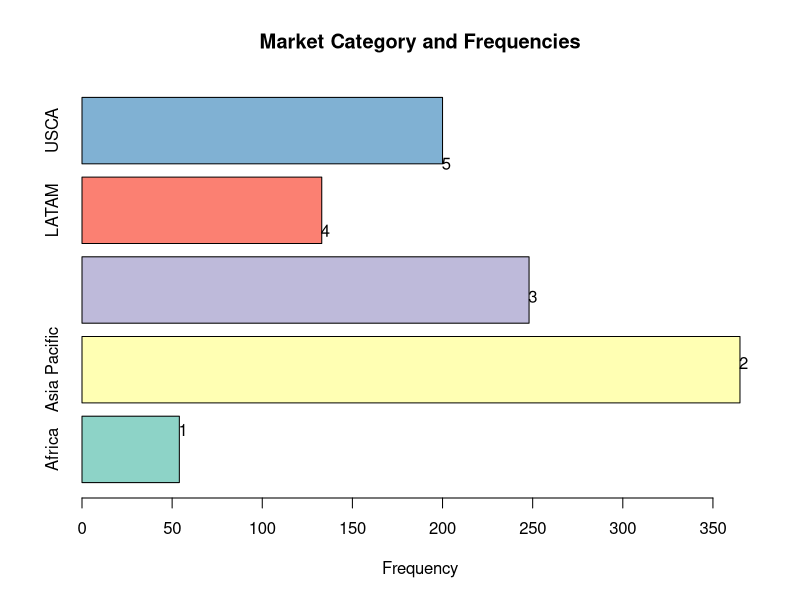
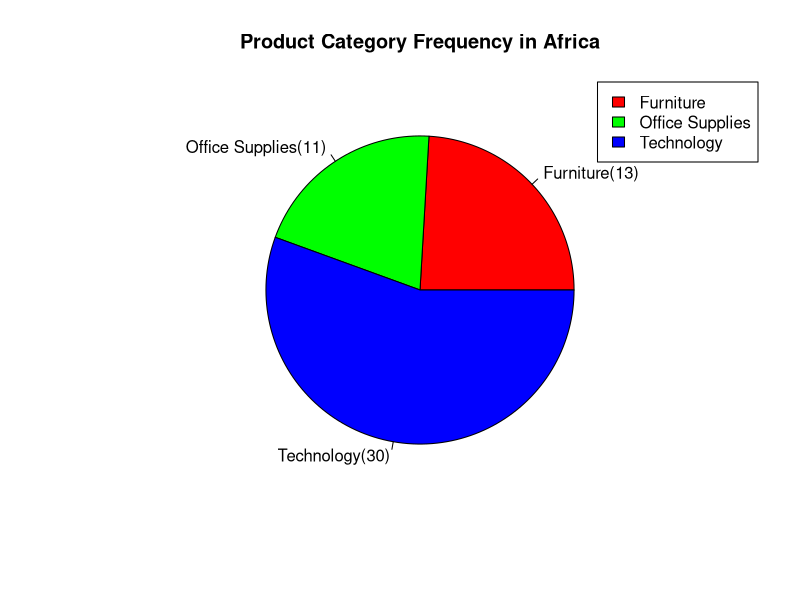
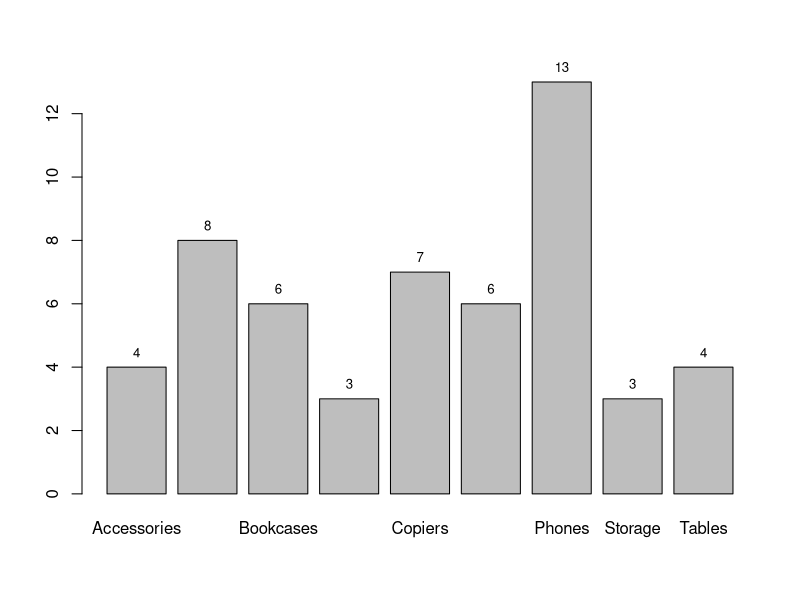
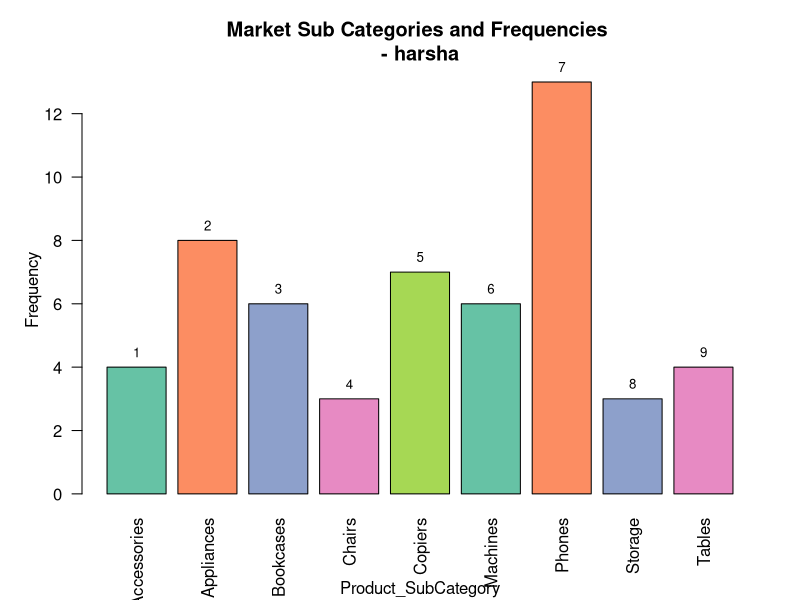
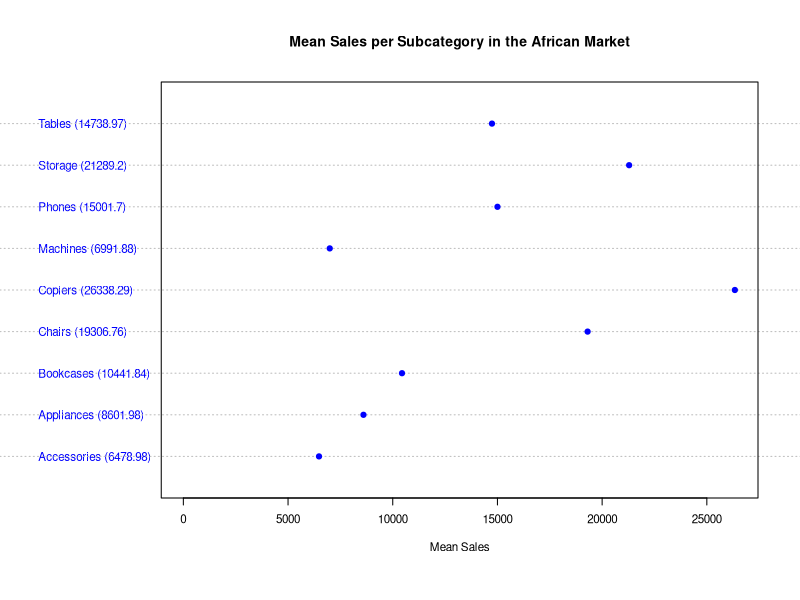
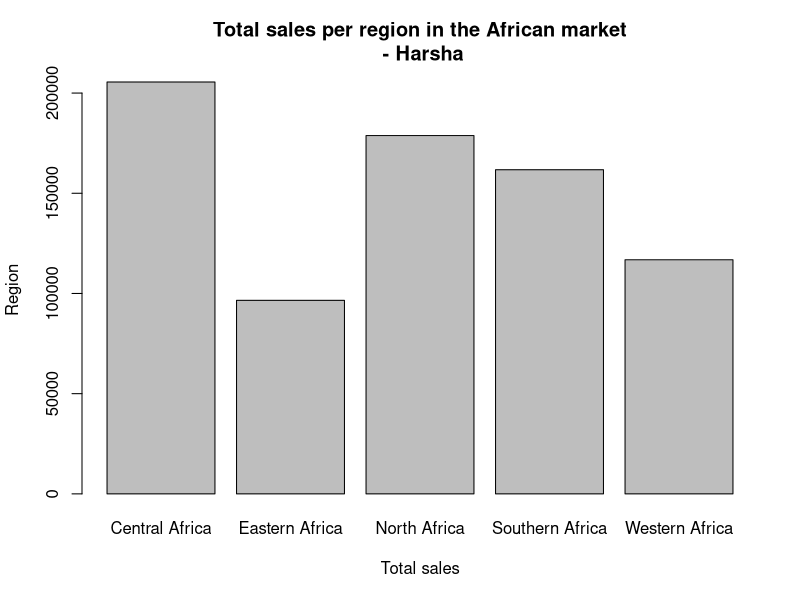
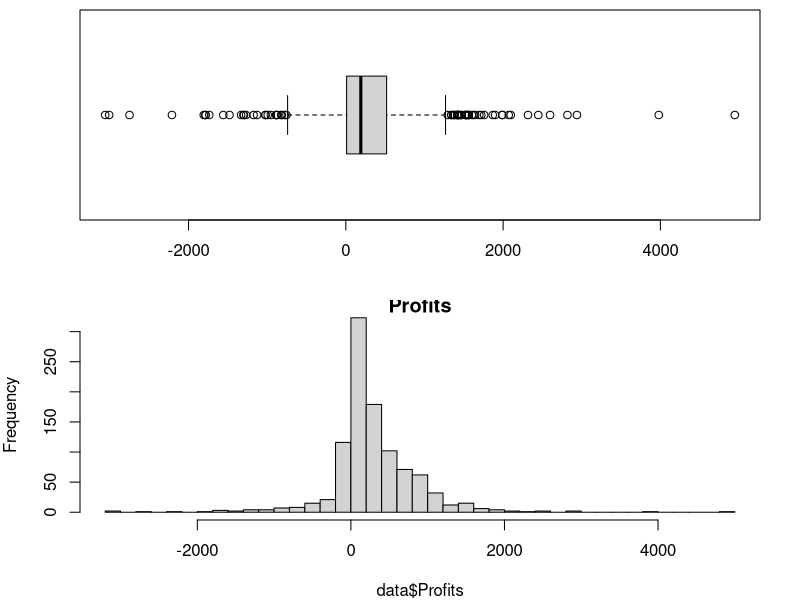
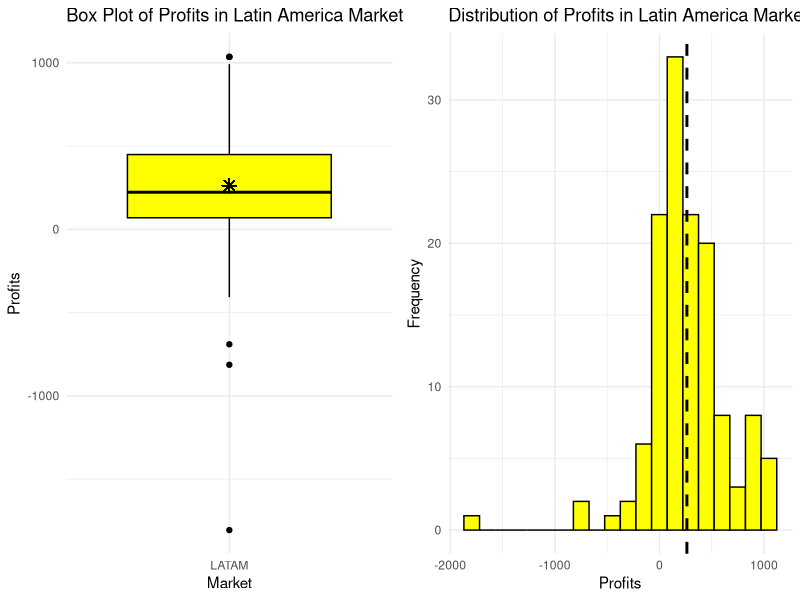

Write R code to recreate these figures, in order.
## ---- chunk 1

library(rmarkdown)
library(readxl)       # to read data sets
library(readr)        # to read data sets
library(tidyverse)
library(dplyr)        # part of tidyverse
library(knitr)
library(magrittr)     # for the pipes %>% 
library(RColorBrewer) # For colors
data <- read_xlsx("M2Project_Data_2023.xlsx")
## ---- chunk 2


first_fivee <- head(data,n=5)
last_fivee <- tail(data, n=5)

binded_dataa <- rbind(first_fivee,last_fivee)

knitr::kable(binded_dataa)


## ---- chunk 3
market_tablee <- table(data$Market)
market_dataframee <-  data.frame(Market=names(market_tablee),Frequency=as.vector(market_tablee))
knitr::kable(market_dataframee,align ="c",format="html", table.attr='border="1"') 

## ---- chunk 4
market_tablee <- table(data$Market)
barplot(market_tablee, horiz = TRUE, col=brewer.pal(n=length(market_tablee),name="Set3"), main="Market Category and Frequencies", xlab="Frequency", xlim=c(0,max(market_tablee)+10))
text(market_tablee+2, 1:length(market_tablee),fill=brewer.pal(n=length(market_tablee),name="Set3"))
par(xpd=TRUE)

## ---- chunk 5
task4Africa = dplyr::filter(data, Market=="Africa")
product_Atable <- table(task4Africa$Product_Category)
pie(product_Atable,labels=paste(names(product_Atable),"(",product_Atable,")",sep=""),main="Product Category Frequency in Africa", col=rainbow(length(product_Atable)))
legend("topright",legend=names(product_Atable),fill=rainbow(length(product_Atable)))




## ---- chunk 6
task5_table=table(task4Africa$Product_SubCategory)
t5bar=barplot(task5_table)
text(y=task5_table,t5bar,task5_table,cex=0.8,pos=3)


## ---- chunk 7

cust_colors <- brewer.pal(n=length(market_tablee),name="Set2")
t5bar=barplot(task5_table,  col=cust_colors, main="Market Sub Categories and Frequencies \n- harsha",  las = 2)
mtext(side=1,line=4,"Product_SubCategory")
mtext(side=2,line=2,"Frequency")
text(y = task5_table,x= t5bar, lables = task5_table,cex = 0.8, pos = 3)
## ---- chunk 8
Mean_salesinAfrica <- tapply(task4Africa$Sales,task4Africa$Product_SubCategory, mean)
dotchart(Mean_salesinAfrica,
         main = "Mean Sales per Subcategory in the African Market",
         xlab = "Mean Sales",
         pch = 19, 
         cex = 0.7,
         xlim = c(0, max(Mean_salesinAfrica) + 50), 
         labels = paste(names(Mean_salesinAfrica), " (", round(Mean_salesinAfrica, 2), ")", sep = ""),
         color = "blue")
## ---- chunk 9
Totalsales_Africa <- tapply(task4Africa$Sales,task4Africa$Region,sum,na.rm = TRUE)
barplot(Totalsales_Africa,main="Total sales per region in the African market\n - Harsha",xlab="Total sales",ylab="Region")
cust_colors <- brewer.pal(n=length(market_tablee),name="Set2")
text(Totalsales_Africa+50,1:length(Totalsales_Africa),labels=Totalsales_Africa,pos=4,col=cust_colors)

par(mar=c(4,1,1,4))
par(mai=c(0.8,0.7,1,0.2))
## ---- chunk 10
par(mfcol=c(2,1),
    mai=c(4,4,0.5,2),
    mar=c(4,4,0.5,2))
boxplot(data$Profits,horizontal = T)
hist(data$Profits,breaks=50,main="Profits")
    
## ---- chunk 11
task13LATAM<-dplyr::filter(data, Market=="LATAM")
box_plot_Latam <- ggplot(data = task13LATAM, aes(x = Market, y = Profits)) +
  geom_boxplot(fill = "yellow", color = "black") +
  labs(title = "Box Plot of Profits in Latin America Market", x = "Market", y = "Profits") +
  theme_minimal() +
  geom_point(aes(x = Market, y = mean(Profits)), color = "black", size = 3, shape = 8)

# Create a histogram for profits in the Latin American market
histogram_Latam <- ggplot(data = task13LATAM, aes(x = Profits)) +
  geom_histogram(fill = "yellow", color = "black", bins = 20) +
  labs(title = "Distribution of Profits in Latin America Market", x = "Profits", y = "Frequency") +
  theme_minimal() +
  geom_vline(aes(xintercept = mean(Profits)), color = "black", linetype = "dashed", size = 1)

gridExtra::grid.arrange(box_plot_Latam, histogram_Latam, ncol = 2)
## ---- chunk 12
Totalsales_LATAM = tapply(task13LATAM$Sales,task13LATAM$Region, sum)
Totalsales_LATAMTable <- data.frame(Region=names(Totalsales_LATAM),Totalsales_LATAM)
knitr::kable(Totalsales_LATAMTable,caption="Total sales per region in Latin America")

## ---- chunk 13
library(ggplot2)

# Create a box plot for profits per region in the Latin American market
ggplot(data = task13LATAM, aes(x = Region, y = Profits, fill = Region)) +
  geom_boxplot() +
  labs(
    title = "Box Plot of Profits per Region in the Latin American Market",
    x = "Region",
    y = "Profits"
  ) +
  theme_minimal() +
  scale_fill_manual(values = c("lightblue", "lightblue", "lightblue")) +
  theme(legend.position = "none") 
